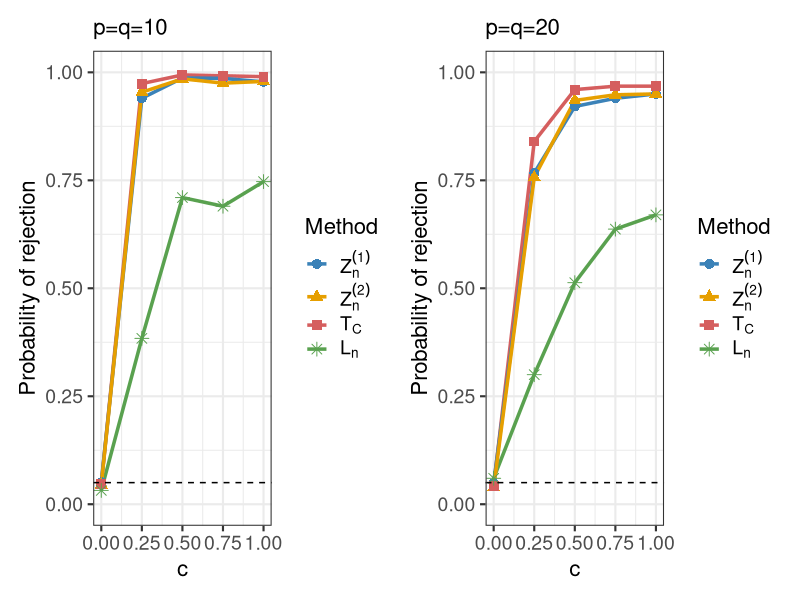
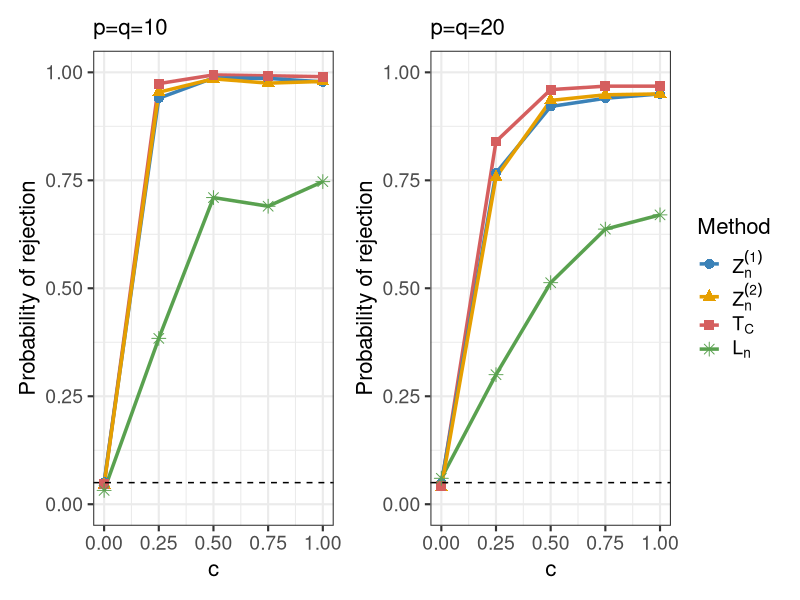

Source code (R) for these figures, in order:
library(ggplot2)
library(patchwork)

df <- data.frame(
  c = rep(c(0, 0.25, 0.5, 0.75, 1), times = 8),
  value = c(
    # n=800, d=s=10：Z1, Z2, CCT, Ln
    0.051, 0.940, 0.987, 0.986, 0.978,
    0.045, 0.954, 0.985, 0.975, 0.979,
    0.047, 0.974, 0.994, 0.992, 0.990,
    0.032, 0.384, 0.710, 0.690, 0.747,
    
    # n=800, d=s=20：Z1, Z2, CCT, Ln
    0.049, 0.767, 0.921, 0.940, 0.950,
    0.039, 0.757, 0.935, 0.948, 0.950,
    0.043, 0.840, 0.960, 0.968, 0.968,
    0.060, 0.300, 0.513, 0.637, 0.670
  ),
  Method = rep(c("Z1", "Z2", "Tc", "Ln"), each = 5, times = 2),
  scenario = rep(c("d10", "d20"), each = 20)
)

# ==============================
# 字体大小参数
# ==============================
base_size        <- 16  # theme_bw 的基础字体大小
title_size       <- 16  # 子图标题字体大小
axis_title_size  <- 16  # 横纵坐标标题字体大小
axis_text_size   <- 14  # 坐标轴刻度字体大小
legend_text_size <- 14  # 图例文字字体大小
legend_title_size <- 16 # 图例标题字体大小


# ==============================
# 颜色
# ==============================
my_cols <- c(
  "Z1" = "#3B82B8",
  "Z2" = "#E69F00",
  "Tc" = "#D55E5E",
  "Ln" = "#59A14F"
)

# ==============================
# 线型
# ==============================
my_linetypes <- c(
  "Z1" = "solid",
  "Z2" = "solid",
  "Tc" = "solid",
  "Ln" = "solid"
)

# ==============================
# 点的形状
# ==============================
my_shapes <- c(
  "Z1" = 16,   # 圆点
  "Z2" = 17,   # 三角形
  "Tc" = 15,   # 方块
  "Ln" = 8     # 星形
)

# 图例标签
my_labels <- c(
  expression(Z[n]^{(1)}),
  expression(Z[n]^{(2)}),
  expression(T[C]),
  expression(L[n])
)



# ==============================
# d=10 图
# ==============================
p1 <- ggplot(
  subset(df, scenario == "d10"),
  aes(
    x = c, y = value,
    color = Method,
    linetype = Method,
    shape = Method
  )
) +
  geom_line(linewidth = 1.2) +
  geom_point(size = 3) +
  scale_color_manual(
    values = my_cols,
    breaks = c("Z1", "Z2", "Tc", "Ln"),
    labels = my_labels
  ) + 
  scale_linetype_manual(
    values = my_linetypes,
    breaks = c("Z1", "Z2", "Tc", "Ln"),
    labels = my_labels
  ) +
  scale_shape_manual(
    values = my_shapes,
    breaks = c("Z1", "Z2", "Tc", "Ln"),
    labels = my_labels
  ) +
  # 5% 显著性水平
  geom_hline(yintercept = 0.05, linetype = "dashed") +
  scale_x_continuous(breaks = c(0, 0.25, 0.5, 0.75, 1)) +
  scale_y_continuous(limits = c(0, 1)) +
  labs(
    x = "c",   
    y = "Probability of rejection",
    title = "p=q=10"
  ) +
  theme_bw(base_size = base_size) +
  theme(
    plot.title   = element_text(size = title_size),        # 子图标题
    axis.title   = element_text(size = axis_title_size),   # 横纵坐标标题
    axis.text    = element_text(size = axis_text_size),    # 坐标轴刻度
    legend.text  = element_text(size = legend_text_size),  # 图例文字
    legend.title = element_text(size = legend_title_size)  # 图例标题
    # panel.grid = element_blank()   # 去掉网格线
    
  )

# ==============================
# d=20 图
# ==============================
p2 <- ggplot(
  subset(df, scenario == "d20"),
  aes(
    x = c, y = value,
    color = Method,
    linetype = Method,
    shape = Method
  )
) +
  geom_line(linewidth = 1.2) +
  geom_point(size = 3) +
  scale_color_manual(
    values = my_cols,
    breaks = c("Z1", "Z2", "Tc", "Ln"),
    labels = my_labels
  ) + 
  scale_linetype_manual(
    values = my_linetypes,
    breaks = c("Z1", "Z2", "Tc", "Ln"),
    labels = my_labels
  ) +
  scale_shape_manual(
    values = my_shapes,
    breaks = c("Z1", "Z2", "Tc", "Ln"),
    labels = my_labels
  ) +
  # 5% 显著性水平
  geom_hline(yintercept = 0.05, linetype = "dashed") +
  scale_x_continuous(breaks = c(0, 0.25, 0.5, 0.75, 1)) +
  scale_y_continuous(limits = c(0, 1)) +
  labs(
    x = "c",
    y = "Probability of rejection",
    title = "p=q=20"
  ) +
  theme_bw(base_size = base_size) +
  theme(
    plot.title   = element_text(size = title_size),        # 子图标题
    axis.title   = element_text(size = axis_title_size),   # 横纵坐标标题
    axis.text    = element_text(size = axis_text_size),    # 坐标轴刻度
    legend.text  = element_text(size = legend_text_size),  # 图例文字
    legend.title = element_text(size = legend_title_size)  # 图例标题
    # panel.grid = element_blank()   # 去掉网格线
    
  )



# ==============================
# 拼接（横向）
# ==============================
p1 + p2


setwd("E:/PLX/回归误差-拟合优度检验0511/code/R_0904/PLSIM-GitHub-0918/plot/exp(-t_val2)/")

p_final <- (p1 + p2) + plot_layout(guides = "collect")

ggsave(
  filename = "power_plot_exp(-t_val2).pdf",
  plot = p_final,
  width = 12,
  height = 5,
  units = "in",
  device = cairo_pdf   # 字体更清晰
)
